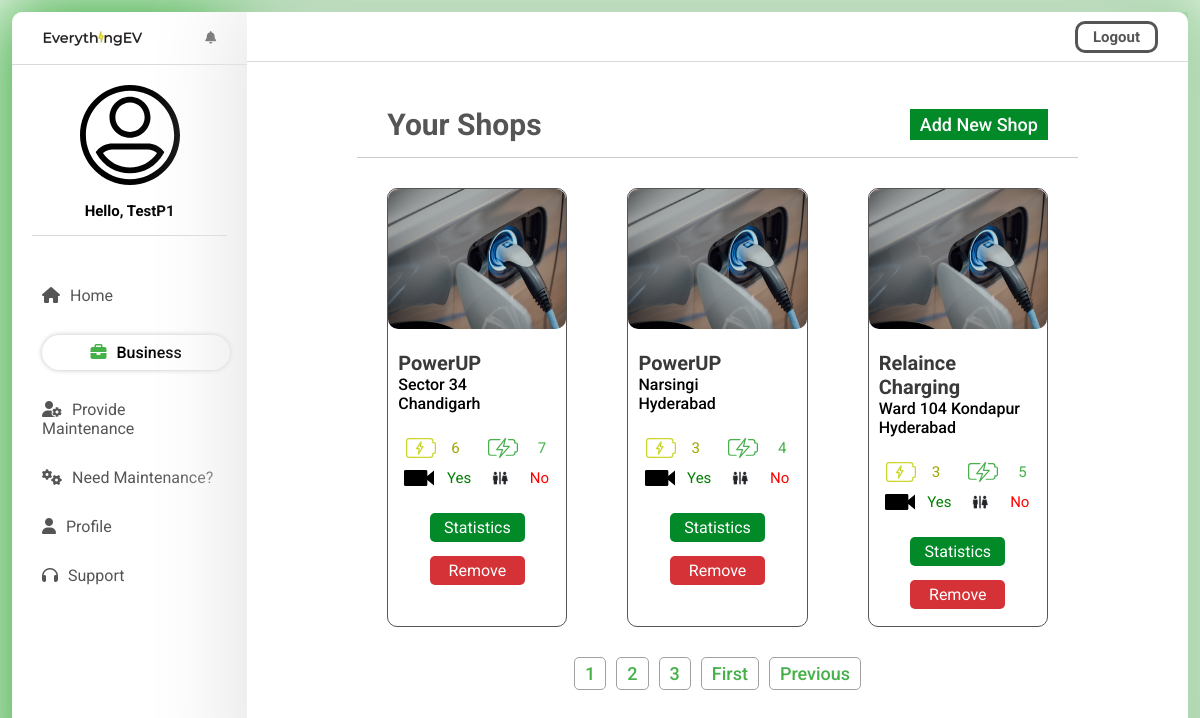
/Provider-Dashboard/ (signed in), run on an earlier commit of the app's database.
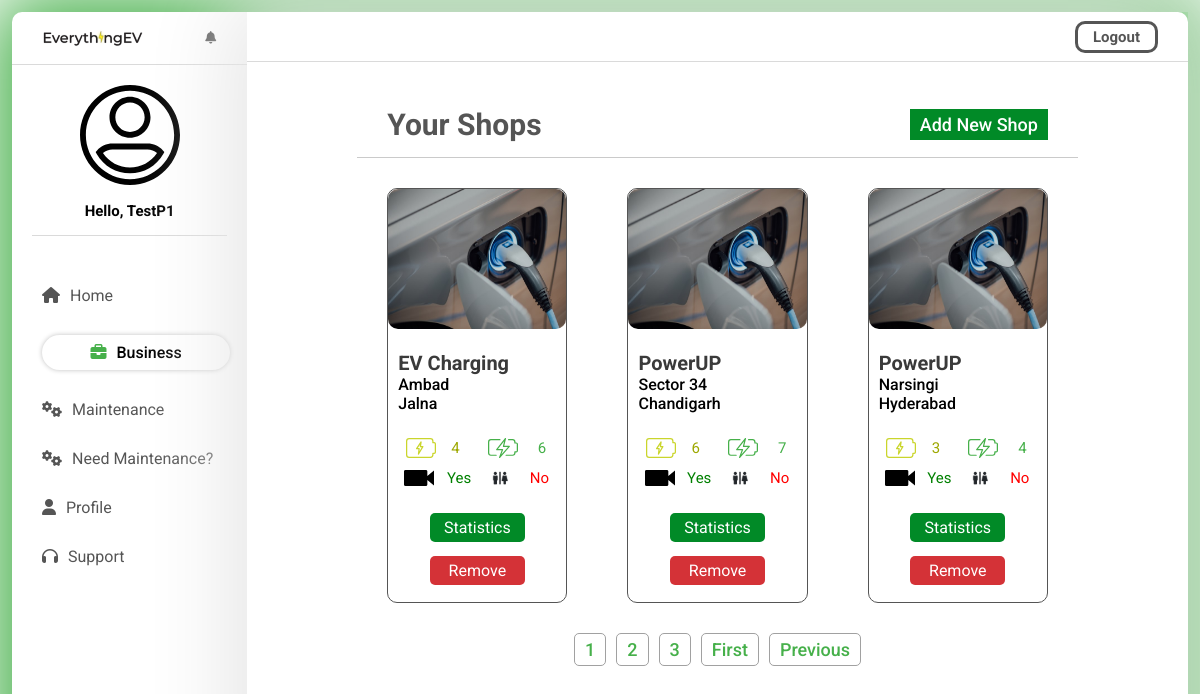
And on a later commit of the database.
### userapp/models.py (models this page shows, shortened)
class ChargingStation(models.Model):
    name = models.CharField(max_length=100, default=csnames)
    city = models.CharField(max_length=100, default="city")
    suburb = models.CharField(max_length=100, default="suburb")
    owner = models.ForeignKey(Provider, on_delete=models.CASCADE, related_name="ownerof")
    lat = models.DecimalField(max_digits=9, decimal_places=6, default=0.00)
    lng = models.DecimalField(max_digits=9, decimal_places=6, default=0.00)
    no_of_ports = models.IntegerField(default=portscount)
    available_ports = models.IntegerField(default=0)
    fast_dc = models.IntegerField(default=fasports)
    created_at = models.DateTimeField(default=timezone.now)
    slow_ac = models.IntegerField(default=slowports)
    price_kwh = models.DecimalField(max_digits=5, decimal_places=2, default=12)
    restroom = models.BooleanField(default=False)
    cctv = models.BooleanField(default=True)
    opening_time = models.TimeField(default=starttime)
    closing_time = models.TimeField(default=stoptime)
    image = models.ImageField(null=True, upload_to='station_pics')
    class Meta():
        ordering = ['-created_at']

### userapp/views.py (the view)
# urls.py: path('Provider-Dashboard/', views.ProviderDashboard, name='Provider-Dashboard'),
@login_required
def ProviderDashboard(request):
    supportform = 0
    if request.user.provider:
        if request.method == 'GET':
            current_provider = Provider.objects.get(user=request.user)
            page = request.GET.get('page', 1)
            paginator = Paginator(ChargingStation.objects.filter(owner=current_provider), 3)
            try:
                cslist = paginator.page(page)
            except PageNotAnInteger:
                cslist = paginator.page(1)
            except EmptyPage:
                cslist = paginator.page(paginator.num_pages)
            supportform = SupportForm()
            context = {
                'cslist': cslist,
                'supportform': supportform
            }
            if request.method == "POST":
                sform= SupportForm(request.POST)
                if sform.is_valid():
                    sform.save()
            return render(request, "userapp/provider_dashboard.html", context=context)
    return redirect('index')

### templates/userapp/provider_dashboard.html (shortened to what the changed rows need)
{% load static %}
{% load crispy_forms_tags %}
<!DOCTYPE html>
<html lang="en">
<head>
    <link rel="stylesheet" href="{%  static 'userapp/dashboard_home.css' %}">
</head>
<body>
    <main>
        <div class="layout">
            <div class="dashboardSidebar" id="sidebar">
                <div class="lowerSidebar">
                    <div class="links">
                        <a href="{% url 'dash-welcome' %}"><i class="fa fa-home"></i>Home</a>
                        <a href="{% url 'Provider-Dashboard' %}" class="active"><i
                                class="fa fa-briefcase"></i>Business</a>
                        {% if request.user.provider.maintenancemandetails %}
                        <a href="{% url 'Maintenance-man-dashboard' %}"><i class="fa fa-cogs"></i>Maintenance</a>
                        {% else %}
                        <a href="{% url 'Register-As-Maintenance' %}"><i class="fas fa-user-cog"></i>Provide
                            Maintenance</a>
                        {% endif %}
                        {% if cslist %}
                        <a href="{% url 'All-Maintenance-Man' %}"><i class="fa fa-cogs"></i>Need Maintenance?</a>
                        {% endif %}
                        <a href="{% url 'Profile' %}" id="profile"><i class="fa fa-user"></i>Profile</a>
                        <a href="#" id="supportbtn"><i class="fa fa-headphones"></i>Support</a>
                    </div>
                </div>
            </div>
            <div class="dashboardContent">
                <div class="lowerContent">
                    <div class="title">
                        <h1>Your Shops</h1>
                    </div>
                    <div class="shops">
                        {% for cs in cslist %}
                        <div class="shopcard">
                            <img src="{% static 'userapp/station-pic.jpg' %}" alt="shop_image">
                            <div class="card-body">
                                <h3 class="name">{{ cs.name }}</h3>
                                <p class="location">{{ cs.suburb }}<br>{{ cs.city }}</p>
                                <div class="icon-grid">
                                    <div class="slow">
                                        <img src="{% static 'userapp/icons/slow charge.svg' %}" alt="slow">
                                        <p>{{ cs.slow_ac }}</p>
                                    </div>
                                    <div class="fast">
                                        <img src="{% static 'userapp/icons/fast charge.svg' %}" alt="slow">
                                        <p>{{ cs.fast_dc }}</p>
                                    </div>
                                    <div class="cctv">
                                        <img src="{% static 'userapp/icons/cctv.svg' %}" alt="cctv">
                                        {% if cs.cctv %}
                                        <p style="color:green">Yes</p>
                                        {% else %}
                                        <p style="color:red">No</p>
                                        {% endif %}
                                    </div>
                                    <div class="washroom">
                                        <img src="{% static 'userapp/icons/washroom.svg' %}" alt="washroom">
                                        {% if cs.restroom %}
                                        <p style="color:green">Yes</p>
                                        {% else %}
                                        <p style="color:red">No</p>
                                        {% endif %}
                                    </div>
                                </div>
                                <div class="buttons">
                                    <a href="{% url 'Charging-Station-Analytics' cs.id %}" class="green">Statistics</a>
                                    <a href="{% url 'DeleteStation' cs.id %}" class="red">Remove</a>
                                </div>
                            </div>
                        </div>
                        {% endfor %}
                    </div>
                    <div class="pagination">
                        {% if cslist.has_other_pages %}
                        {% for num in cslist.paginator.page_range %}
                        {% if cslist.number == num %}
                        <a href="?page={{ num }}">{{ num }}</a>
                        {% elif num > cslist.number|add:'-3' and num < cslist.number|add:'3' %}
                        <a href="?page={{ num }}">{{ num }}</a>
                        {% endif %}
                        {% endfor %}
                        {% if cslist.has_next %}
                        <a href="?page={{ cslist.next_page_number }}">First</a>
                        <a href="?page={{ page.obj.paginator.num_pages }}">Previous</a>
                        {% endif  %}
                        {% endif  %}
                    </div>
                </div>
            </div>
        </div>
    </main>
</body>
</html>

What changed in the data, as far as the page shows it:
no longer on this page (row unchanged): ChargingStation: name "Relaince Charging", suburb "Ward 104 Kondapur", city "Hyderabad", slow_ac "3", fast_dc "5", cctv "Yes", restroom "No"
added ChargingStation: name "EV Charging", suburb "Ambad", city "Jalna", slow_ac "4", fast_dc "6", cctv "Yes", restroom "No"
Also different on the page:
text no longer shown: "Provide Maintenance"
text now shown: "Maintenance"
